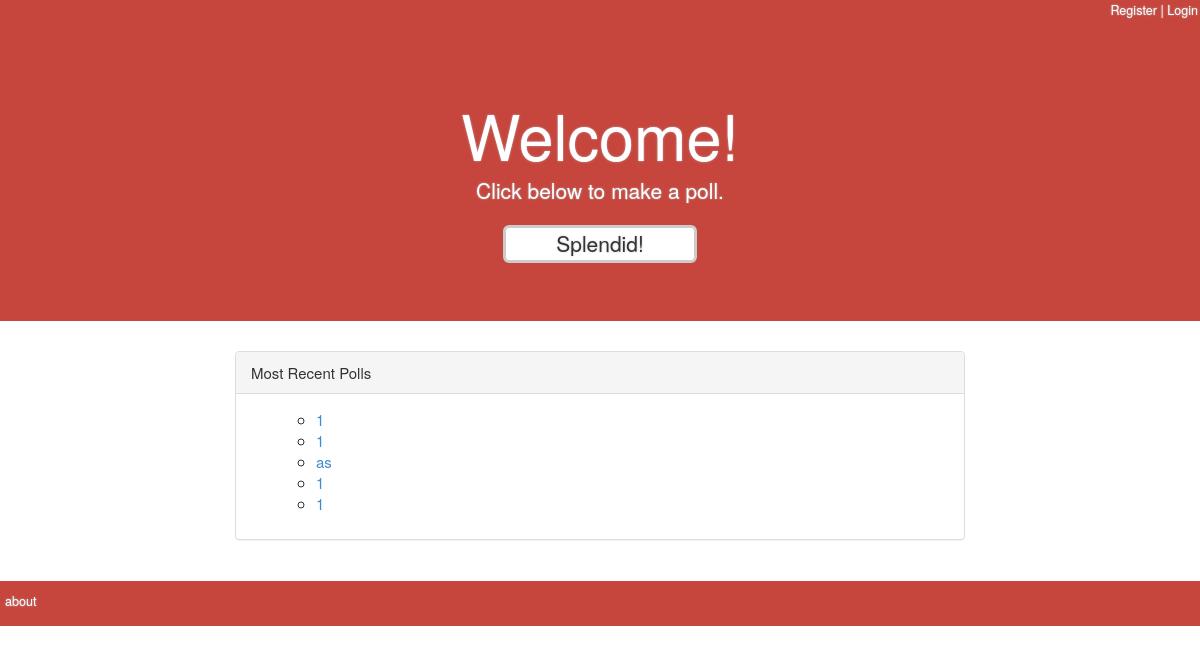
The page /polls/ on the database as committed earlier.
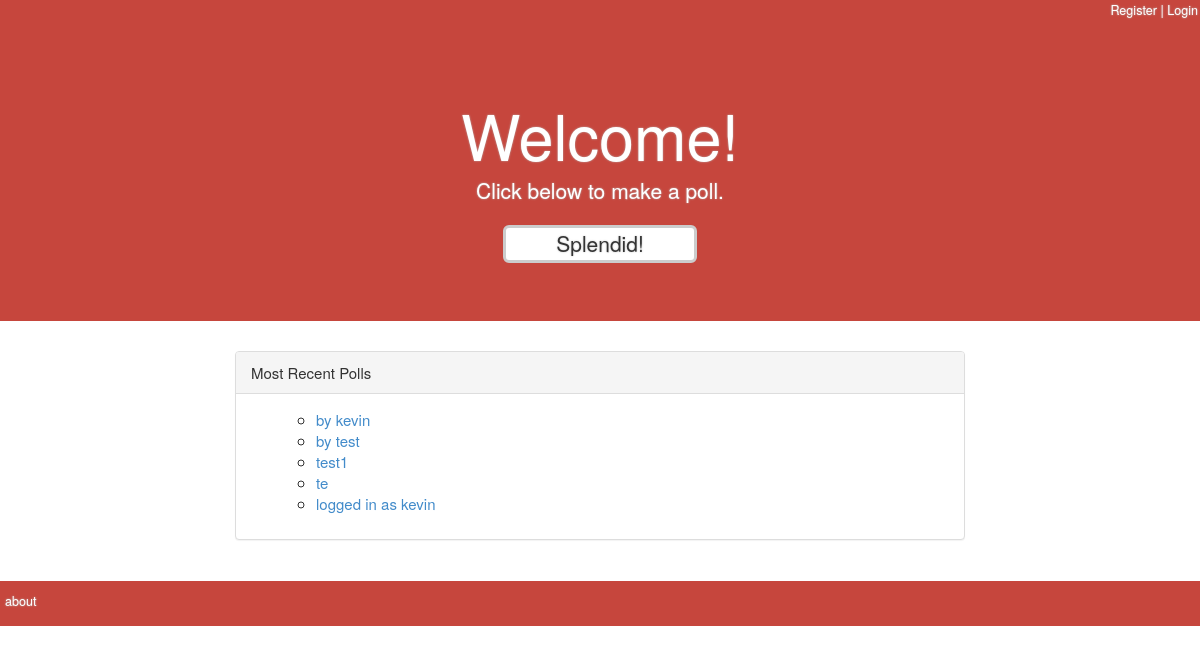
The same page on the database as committed later.
### polls/models.py (models this page shows, shortened)
class Poll(models.Model):
    question = models.CharField(max_length=200)
    pub_date = models.DateTimeField('date published', default=timezone.now())
    user = models.ForeignKey(User, null=True, blank=True)
    def was_published_recently(self):
        now = timezone.now()
        return now - datetime.timedelta(days=1) <= self.pub_date < now
    was_published_recently.admin_order_field = 'pub_date'
    was_published_recently.boolean = True
    was_published_recently.short_description = 'Published recently?'

### polls/views.py (the view)
class IndexView(generic.ListView):
    template_name = 'polls/index.html'
    context_object_name = 'latest_poll_list'
    def get_queryset(self):
        return Poll.objects.filter(
            pub_date__lte=timezone.now()
        ).order_by('-pub_date')[:5]

### polls/templates/polls/index.html
{% extends 'polls/base.html' %}
{% block body_block %}
    <div class="row">
        <div class="panel panel-default">
                <div class="panel-heading">Most Recent Polls</div>
                <div class="panel-body">
                    <div class="row">
                        <ul>
                            {% if latest_poll_list %}
                                <ul>
                            {% for poll in latest_poll_list %}
                                <li><a href="{% url 'polls:detail' poll.id %}">{{ poll.question }}</a></li>
                            {% endfor %}
                                </ul>
                            {% else %}
                            <p>No polls are available.</p>
                            {% endif %}
                        </ul>
                    </div>
                </div>
        </div>
    </div>
{% endblock %}

Rows that differ between the two databases and show on the page:
no longer on this page (row unchanged): Poll: question "1"
no longer on this page (row unchanged): Poll: question "1"
no longer on this page (row unchanged): Poll: question "as"
no longer on this page (row unchanged): Poll: question "1"
no longer on this page (row unchanged): Poll: question "1"
added Poll: question "by kevin"
added Poll: question "by test"
added Poll: question "test1"
added Poll: question "te"
added Poll: question "logged in as kevin"
